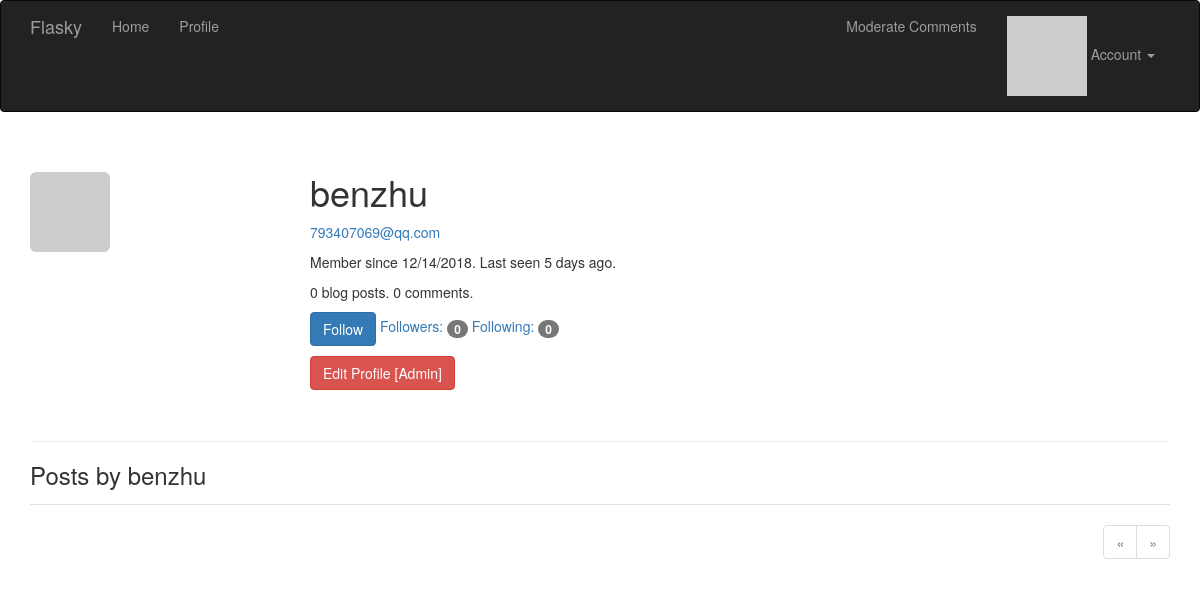
Page /user/benzhu (signed in) on the committed database.
### app/models.py (models this page shows, shortened)
class User(UserMixin, db.Model):
    __tablename__ = 'users'
    id = db.Column(db.Integer, primary_key=True)
    email = db.Column(db.String(64), unique=True, index=True)
    username = db.Column(db.String(64), unique=True, index=True)
    role_id = db.Column(db.Integer, db.ForeignKey('roles.id'))
    password_hash = db.Column(db.String(128))
    confirmed = db.Column(db.Boolean, default=False)
    name = db.Column(db.String(64))
    location = db.Column(db.String(64))
    about_me = db.Column(db.Text())
    member_since = db.Column(db.DateTime(), default=datetime.utcnow)
    last_seen = db.Column(db.DateTime(), default=datetime.utcnow)
    avatar_hash = db.Column(db.String(32))
    posts = db.relationship('Post', backref='author', lazy='dynamic')
    followed = db.relationship('Follow',
                               foreign_keys=[Follow.follower_id],
                               backref=db.backref('follower', lazy='joined'),
                               lazy='dynamic',
                               cascade='all, delete-orphan')
    followers = db.relationship('Follow',
                                foreign_keys=[Follow.followed_id],
                                backref=db.backref('followed', lazy='joined'),
                                lazy='dynamic',
                                cascade='all, delete-orphan')
    comments = db.relationship('Comment', backref='author', lazy='dynamic')
    @property
    def password(self):
        raise AttributeError('password is not a readable attribute')
    def can(self, perm):
        return self.role is not None and self.role.has_permission(perm)
    def is_administrator(self):
        return self.can(Permission.ADMIN)
    def ping(self):
        self.last_seen = datetime.utcnow()
        db.session.add(self)
    def gravatar(self, size=100, default='identicon', rating='g'):
        url = 'https://secure.gravatar.com/avatar'
        hash = self.avatar_hash or self.gravatar_hash()
        return '{url}/{hash}?s={size}&d={default}&r={rating}'.format(
            url=url, hash=hash, size=size, default=default, rating=rating)
    def is_following(self, user):
        if user.id is None:
            return False
        return self.followed.filter_by(
            followed_id=user.id).first() is not None

### app/main/views.py (the view)
@main.route('/user/<username>')
def user(username):
    user = User.query.filter_by(username=username).first_or_404()
    page = request.args.get('page', 1, type=int)
    pagination = user.posts.order_by(Post.timestamp.desc()).paginate(
        page, per_page=current_app.config['FLASKY_POSTS_PER_PAGE'],
        error_out=False)
    posts = pagination.items
    return render_template('user.html', user=user, posts=posts,
                           pagination=pagination)

### app/auth/views.py (called while the page is built)
@auth.before_app_request
def before_request():
    if current_user.is_authenticated:
        current_user.ping()
        if not current_user.confirmed \
                and request.endpoint \
                and request.blueprint != 'auth' \
                and request.endpoint != 'static':
            return redirect(url_for('auth.unconfirmed'))

### app/main/__init__.py (called while the page is built)
@main.app_context_processor
def inject_permissions():
    return dict(Permission=Permission)

### app/main/views.py (called while the page is built)
@main.after_app_request
def after_request(response):
    for query in get_debug_queries():
        if query.duration >= current_app.config['FLASKY_SLOW_DB_QUERY_TIME']:
            current_app.logger.warning(
                'Slow query: %s\nParameters: %s\nDuration: %fs\nContext: %s\n'
                % (query.statement, query.parameters, query.duration,
                   query.context))
    return response

### app/models.py (called while the page is built)
@login_manager.user_loader
def load_user(user_id):
    return User.query.get(int(user_id))

    def has_permission(self, perm):
        return self.permissions & perm == perm

### app/templates/user.html (shortened to what this page needs)
{% extends "base.html" %}
{% import "_macros.html" as macros %}
{% block page_content %}
<div class="page-header">
    <img class="img-rounded profile-thumbnail" src="{{ user.gravatar(size=256) }}">
    <div class="profile-header">
        <h1>{{ user.username }}</h1>
        {% if current_user.is_administrator() %}
        <p><a href="mailto:{{ user.email }}">{{ user.email }}</a></p>
        {% endif %}
        <p>Member since {{ moment(user.member_since).format('L') }}. Last seen {{ moment(user.last_seen).fromNow() }}.</p>
        <p>{{ user.posts.count() }} blog posts. {{ user.comments.count() }} comments.</p>
        <p>
            {% if current_user.can(Permission.FOLLOW) and user != current_user %}
                {% if not current_user.is_following(user) %}
                <a href="{{ url_for('.follow', username=user.username) }}" class="btn btn-primary">Follow</a>
                {% else %}
                <a href="{{ url_for('.unfollow', username=user.username) }}" class="btn btn-default">Unfollow</a>
                {% endif %}
            {% endif %}
            <a href="{{ url_for('.followers', username=user.username) }}">Followers: <span class="badge">{{ user.followers.count() - 1 }}</span></a>
            <a href="{{ url_for('.followed_by', username=user.username) }}">Following: <span class="badge">{{ user.followed.count() - 1 }}</span></a>
        </p>
        <p>
            {% if current_user.is_administrator() %}
            <a class="btn btn-danger" href="{{ url_for('.edit_profile_admin', id=user.id) }}">Edit Profile [Admin]</a>
            {% endif %}
        </p>
    </div>
</div>
<h3>Posts by {{ user.username }}</h3>
{% include '_posts.html' %}
{% if pagination %}
<div class="pagination">
    {{ macros.pagination_widget(pagination, '.user', username=user.username) }}
</div>
{% endif %}
{% endblock %}

### app/static/styles.css (style rules this page uses)
.profile-thumbnail { position: absolute; }
.profile-header { min-height: 260px; margin-left: 280px; }
div.pagination { width: 100%; text-align: right; padding: 0px; margin: 0px; }

### rows in the picture
User: username "benzhu", email "793407069@qq.com", member_since "12/14/2018", last_seen "5 days ago"

### other values in the picture
{{ user.posts.count() }} "0"
{{ user.comments.count() }} "0"
{{ user.followers.count() - 1 }} "0"
{{ user.followed.count() - 1 }} "0"
